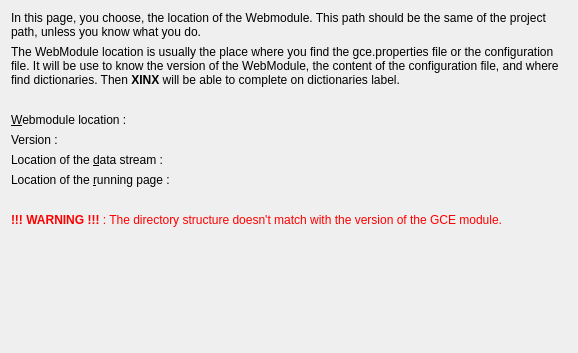
<?xml version="1.0" encoding="UTF-8"?>
<ui version="4.0">
 <class>NewGenerixInformationPage</class>
 <widget class="QWizardPage" name="NewGenerixInformationPage">
  <property name="geometry">
   <rect>
    <x>0</x>
    <y>0</y>
    <width>578</width>
    <height>353</height>
   </rect>
  </property>
  <property name="focusPolicy">
   <enum>Qt::StrongFocus</enum>
  </property>
  <property name="windowTitle">
   <string>WizardPage</string>
  </property>
  <property name="title">
   <string>Define informations used by the Generix module of XINX</string>
  </property>
  <property name="subTitle">
   <string>In this page, you can define the webmodule location (by default the project path). With this webmodule location, the Generix module can determine, the version and the default parameters to use.</string>
  </property>
  <layout class="QVBoxLayout" name="verticalLayout">
   <item>
    <widget class="QLabel" name="label_2">
     <property name="text">
      <string>In this page, you choose, the location of the Webmodule. This path should be the same of the project path, unless you know what you do.</string>
     </property>
     <property name="wordWrap">
      <bool>true</bool>
     </property>
    </widget>
   </item>
   <item>
    <widget class="QLabel" name="label_3">
     <property name="text">
      <string>The WebModule location is usually the place where you find the gce.properties file or the configuration file. It will be use to know the version of the WebModule, the content of the configuration file, and where find dictionaries. Then &lt;b&gt;XINX&lt;/b&gt; will be able to complete on dictionaries label.</string>
     </property>
     <property name="wordWrap">
      <bool>true</bool>
     </property>
    </widget>
   </item>
   <item>
    <spacer name="verticalSpacer_2">
     <property name="orientation">
      <enum>Qt::Vertical</enum>
     </property>
     <property name="sizeType">
      <enum>QSizePolicy::Fixed</enum>
     </property>
     <property name="sizeHint" stdset="0">
      <size>
       <width>20</width>
       <height>20</height>
      </size>
     </property>
    </spacer>
   </item>
   <item>
    <layout class="QFormLayout" name="formLayout">
     <property name="fieldGrowthPolicy">
      <enum>QFormLayout::AllNonFixedFieldsGrow</enum>
     </property>
     <item row="0" column="0">
      <widget class="QLabel" name="label">
       <property name="sizePolicy">
        <sizepolicy hsizetype="Maximum" vsizetype="Preferred">
         <horstretch>0</horstretch>
         <verstretch>0</verstretch>
        </sizepolicy>
       </property>
       <property name="text">
        <string>&amp;Webmodule location :</string>
       </property>
       <property name="buddy">
        <cstring>m_webModuleLocation</cstring>
       </property>
      </widget>
     </item>
     <item row="0" column="1">
      <widget class="DirectoryEditWidget" name="m_webModuleLocation" native="true">
       <property name="focusPolicy">
        <enum>Qt::StrongFocus</enum>
       </property>
       <property name="directory" stdset="0">
        <bool>true</bool>
       </property>
      </widget>
     </item>
     <item row="1" column="0">
      <widget class="QLabel" name="label_8">
       <property name="text">
        <string>Version :</string>
       </property>
      </widget>
     </item>
     <item row="1" column="1">
      <widget class="ConfigurationVersionLabel" name="m_configurationVersionLabel"/>
     </item>
     <item row="2" column="0">
      <widget class="QLabel" name="labelDataStream">
       <property name="text">
        <string>Location of the &amp;data stream :</string>
       </property>
       <property name="buddy">
        <cstring>m_dataStreamEdit</cstring>
       </property>
      </widget>
     </item>
     <item row="3" column="0">
      <widget class="QLabel" name="label_4">
       <property name="text">
        <string>Location of the &amp;running page :</string>
       </property>
       <property name="buddy">
        <cstring>m_urlLocationEdit</cstring>
       </property>
      </widget>
     </item>
     <item row="2" column="1">
      <widget class="DirectoryEditWidget" name="m_dataStreamEdit" native="true">
       <property name="focusPolicy">
        <enum>Qt::StrongFocus</enum>
       </property>
      </widget>
     </item>
     <item row="3" column="1">
      <widget class="DirectoryEditWidget" name="m_urlLocationEdit" native="true">
       <property name="focusPolicy">
        <enum>Qt::StrongFocus</enum>
       </property>
      </widget>
     </item>
    </layout>
   </item>
   <item>
    <spacer name="verticalSpacer_3">
     <property name="orientation">
      <enum>Qt::Vertical</enum>
     </property>
     <property name="sizeType">
      <enum>QSizePolicy::Fixed</enum>
     </property>
     <property name="sizeHint" stdset="0">
      <size>
       <width>20</width>
       <height>20</height>
      </size>
     </property>
    </spacer>
   </item>
   <item>
    <widget class="QLabel" name="m_messageLabel">
     <property name="text">
      <string>&lt;p style=&quot;color: red&quot;&gt;&lt;b&gt;!!! WARNING !!!&lt;/b&gt; : The directory structure doesn't match with the version of the GCE module.&lt;/p&gt;</string>
     </property>
     <property name="wordWrap">
      <bool>true</bool>
     </property>
    </widget>
   </item>
   <item>
    <spacer name="verticalSpacer">
     <property name="orientation">
      <enum>Qt::Vertical</enum>
     </property>
     <property name="sizeHint" stdset="0">
      <size>
       <width>20</width>
       <height>170</height>
      </size>
     </property>
    </spacer>
   </item>
  </layout>
 </widget>
 <customwidgets>
  <customwidget>
   <class>DirectoryEditWidget</class>
   <extends>QWidget</extends>
   <header location="global">directoryedit.h</header>
   <container>1</container>
  </customwidget>
  <customwidget>
   <class>ConfigurationVersionLabel</class>
   <extends>QLabel</extends>
   <header>configuration/configurationfileedit.h</header>
  </customwidget>
 </customwidgets>
 <resources/>
 <connections/>
</ui>
